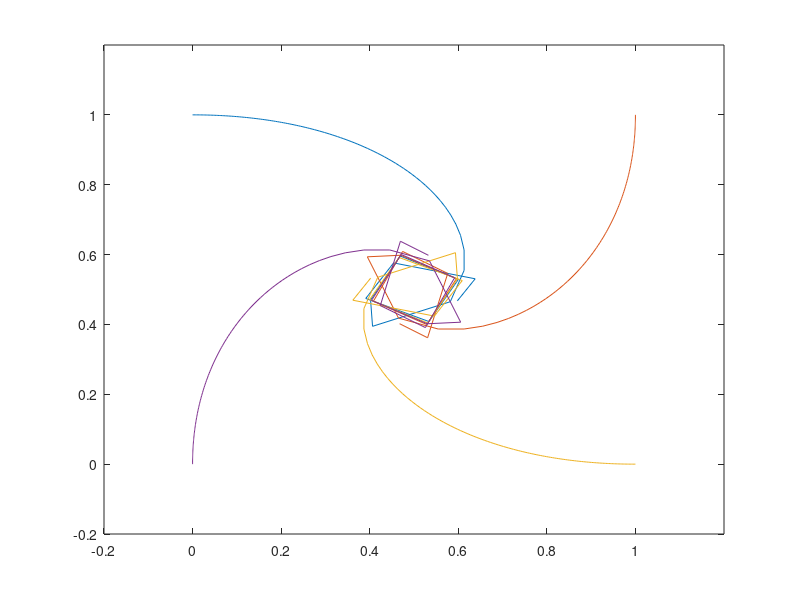

Reproduce this figure in MATLAB.
close;
clear;

% [X, Y, vX, vY]
A = [0, 1; 0, 0];
B = [1, 1; 0, 0];
C = [1, 0; 0, 0];
D = [0, 0; 0, 0];

% velocity = 0.02;
%  A_v = 0.02;
%  B_v = 0.005;
%  C_v = 0.008;
%  D_v = 0.03;

Const = 0.003;

steps = 125;
sigma = 0.01;


A_steps = zeros(steps,2);
B_steps = zeros(steps,2);
C_steps = zeros(steps,2);
D_steps = zeros(steps,2);


plot(A(1,1),A(1,2), 'o', B(1,1), B(1,2), 'o', ...
     C(1,1), C(1,2), 'o',D(1,1), D(1,2), 'o');
axis([-.2,1.2,-.2,1.2]);

pause(1);
for i = 1:1:steps
    %establishing new state for each point
    A_steps(i,1) = A(1,1);
    A_steps(i,2) = A(1,2);
%     A(1,1) = A(1,1) + A(2,1) + (randn(1,1)*sigma);
%     A(1,2) = A(1,2) + A(2,2) + (randn(1,1)*sigma);
    A(1,1) = A(1,1) + A(2,1);
    A(1,2) = A(1,2) + A(2,2);

    B_steps(i,1) = B(1,1);
    B_steps(i,2) = B(1,2);
%     B(1,1) = B(1,1) + B(2,1) + (randn(1,1)*sigma);
%     B(1,2) = B(1,2) + B(2,2) + (randn(1,1)*sigma);
    B(1,1) = B(1,1) + B(2,1);
    B(1,2) = B(1,2) + B(2,2);

    C_steps(i,1) = C(1,1);
    C_steps(i,2) = C(1,2);
%     C(1,1) = C(1,1) + C(2,1) + (randn(1,1)*sigma);
%     C(1,2) = C(1,2) + C(2,2) + (randn(1,1)*sigma);
    C(1,1) = C(1,1) + C(2,1);
    C(1,2) = C(1,2) + C(2,2);
    
    D_steps(i,1) = D(1,1);
    D_steps(i,2) = D(1,2);
%     D(1,1) = D(1,1) + D(2,1) + (randn(1,1)*sigma);
%     D(1,2) = D(1,2) + D(2,2) + (randn(1,1)*sigma);
    D(1,1) = D(1,1) + D(2,1);
    D(1,2) = D(1,2) + D(2,2);
    
    plot(A(1,1),A(1,2), 'o', B(1,1), B(1,2), 'o', ...
         C(1,1), C(1,2), 'o',D(1,1), D(1,2), 'o');
    axis([-.2,1.2,-.2,1.2]);
%     hold on

    %calculating new velocity vectors
    A(2,1) = -(A(1,1) - B(1,1));
    A(2,2) = -(A(1,2) - B(1,2));
    A_vel = [A(2,1), A(2,2)];
    A_vel = A_vel./norm(A_vel);
    
    A_v = Const * ((A(1,1) - (B(1,1)))^2 + (A(1,2) - B(1, 2))^2)^(-1);

    A(2,1) = A_vel(1,1) * A_v;
    A(2,2) = A_vel(1,2) * A_v;

    B(2,1) = -(B(1,1) - C(1,1));
    B(2,2) = -(B(1,2) - C(1,2));
    B_vel = [B(2,1), B(2,2)];
    B_vel = B_vel./norm(B_vel);

    B_v = Const * ((B(1,1) - (C(1,1)))^2 + (B(1,2) - C(1, 2))^2)^(-1);

    B(2,1) = B_vel(1,1) * B_v;
    B(2,2) = B_vel(1,2) * B_v;

    C(2,1) = -(C(1,1) - D(1,1));
    C(2,2) = -(C(1,2) - D(1,2));
    C_vel = [C(2,1), C(2,2)];
    C_vel = C_vel./norm(C_vel);

    C_v = Const * ((C(1,1) - (D(1,1)))^2 + (C(1,2) - D(1, 2))^2)^(-1);

    C(2,1) = C_vel(1,1) * C_v;
    C(2,2) = C_vel(1,2) * C_v;

    D(2,1) = -(D(1,1) - A(1,1));
    D(2,2) = -(D(1,2) - A(1,2));
    D_vel = [D(2,1), D(2,2)];
    D_vel = D_vel./norm(D_vel);

    D_v = Const * ((D(1,1) - (A(1,1)))^2 + (D(1,2) - A(1, 2))^2)^(-1);

    D(2,1) = D_vel(1,1) * D_v;
    D(2,2) = D_vel(1,2) * D_v;

    pause(0.0005);
end


%draw route of each point
plot(A_steps(:,1), A_steps(:,2),B_steps(:,1), B_steps(:,2), ...
        C_steps(:,1), C_steps(:,2), D_steps(:,1), D_steps(:,2));
axis([-.2,1.2,-.2,1.2]);

